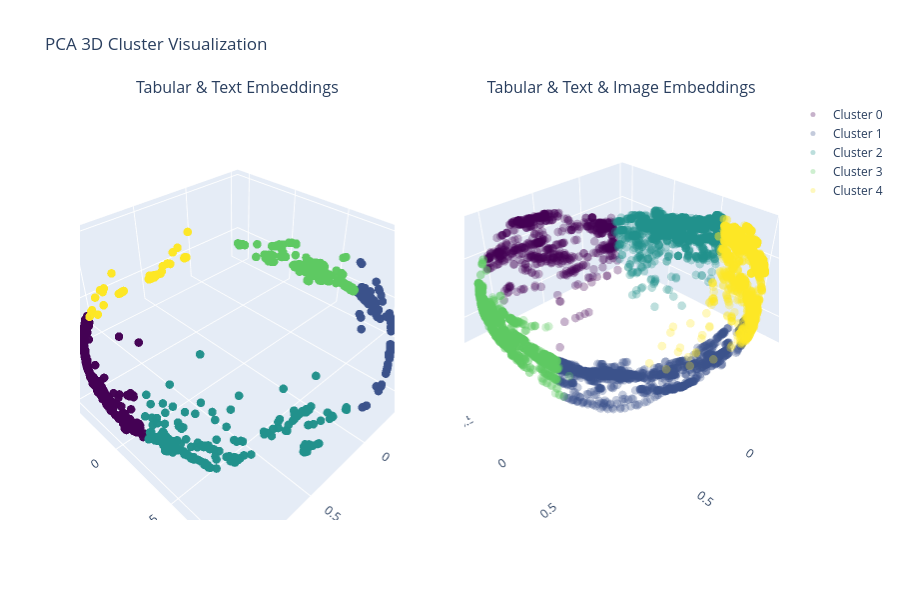

Source (notebook cell):
### Markdown cell above
## ⑭ PCA 3D Visualization

### Code cell
pca_img_3d = PCA(n_components=3, random_state=42)
pca_img_3d_results = pca_img_3d.fit_transform(full_embeddings_txtimg)

pca_txt_3d = PCA(n_components=3, random_state=42)
pca_txt_3d_results = pca_txt_3d.fit_transform(full_embeddings_txt)

import plotly.graph_objs as go
from plotly.subplots import make_subplots
import matplotlib.colors as mcolors

unique_cluster_ids_img = np.unique(kmeans_txtimg_labels)
unique_cluster_ids_txt = np.unique(kmeans_txt_labels)
colors_img = [mcolors.rgb2hex(cm.viridis(i)) for i in np.linspace(0, 1, len(unique_cluster_ids_img))]
colors_txt = [mcolors.rgb2hex(cm.viridis(i)) for i in np.linspace(0, 1, len(unique_cluster_ids_txt))]

fig = make_subplots(
    rows=1, cols=2,
    specs=[[{"type": "scatter3d"}, {"type": "scatter3d"}]],
    subplot_titles=("Tabular & Text Embeddings", "Tabular & Text & Image Embeddings"),
)

for i, cluster_id in enumerate(unique_cluster_ids_txt):
    mask = kmeans_txt_labels == cluster_id
    fig.add_trace(go.Scatter3d(
        x=pca_txt_3d_results[mask, 0], y=pca_txt_3d_results[mask, 1], z=pca_txt_3d_results[mask, 2],
        mode="markers", marker=dict(size=5, color=colors_txt[i], opacity=0.3),
        name=f"Cluster {cluster_id}", showlegend=True,
    ), row=1, col=1)

for i, cluster_id in enumerate(unique_cluster_ids_img):
    mask = kmeans_txtimg_labels == cluster_id
    fig.add_trace(go.Scatter3d(
        x=pca_img_3d_results[mask, 0], y=pca_img_3d_results[mask, 1], z=pca_img_3d_results[mask, 2],
        mode="markers", marker=dict(size=5, color=colors_img[i], opacity=0.3),
        name=f"Cluster {cluster_id}", showlegend=False,
    ), row=1, col=2)

fig.update_layout(height=600, width=900, title_text="PCA 3D Cluster Visualization")
fig.show()
print("✅ 3D plot rendered")

### Figure 1 — Plotly figure (JSON) as saved in the notebook; plotly's stock layout.template omitted (floating-point values rounded to 4 significant figures; data arrays with more than 128 entries replaced by an {"elided": "..."} marker saying what was removed)
{"data": [{"marker": {"color": "#440154", "opacity": 0.3, "size": 5}, "mode": "markers", "name": "Cluster 0", "scene": "scene", "showlegend": true, "type": "scatter3d", "x": {"elided": "3552 float values"}, "y": {"elided": "3552 float values"}, "z": {"elided": "3552 float values"}}, {"marker": {"color": "#3b528b", "opacity": 0.3, "size": 5}, "mode": "markers", "name": "Cluster 1", "scene": "scene", "showlegend": true, "type": "scatter3d", "x": {"elided": "1908 float values"}, "y": {"elided": "1908 float values"}, "z": {"elided": "1908 float values"}}, {"marker": {"color": "#21918c", "opacity": 0.3, "size": 5}, "mode": "markers", "name": "Cluster 2", "scene": "scene", "showlegend": true, "type": "scatter3d", "x": {"elided": "2316 float values"}, "y": {"elided": "2316 float values"}, "z": {"elided": "2316 float values"}}, {"marker": {"color": "#5ec962", "opacity": 0.3, "size": 5}, "mode": "markers", "name": "Cluster 3", "scene": "scene", "showlegend": true, "type": "scatter3d", "x": {"elided": "3660 float values"}, "y": {"elided": "3660 float values"}, "z": {"elided": "3660 float values"}}, {"marker": {"color": "#fde725", "opacity": 0.3, "size": 5}, "mode": "markers", "name": "Cluster 4", "scene": "scene", "showlegend": true, "type": "scatter3d", "x": {"elided": "480 float values"}, "y": {"elided": "480 float values"}, "z": {"elided": "480 float values"}}, {"marker": {"color": "#440154", "opacity": 0.3, "size": 5}, "mode": "markers", "name": "Cluster 0", "scene": "scene2", "showlegend": false, "type": "scatter3d", "x": {"elided": "769 float values"}, "y": {"elided": "769 float values"}, "z": {"elided": "769 float values"}}, {"marker": {"color": "#3b528b", "opacity": 0.3, "size": 5}, "mode": "markers", "name": "Cluster 1", "scene": "scene2", "showlegend": false, "type": "scatter3d", "x": {"elided": "1940 float values"}, "y": {"elided": "1940 float values"}, "z": {"elided": "1940 float values"}}, {"marker": {"color": "#21918c", "opacity": 0.3, "size": 5}, "mode": "markers", "name": "Cluster 2", "scene": "scene2", "showlegend": false, "type": "scatter3d", "x": {"elided": "3081 float values"}, "y": {"elided": "3081 float values"}, "z": {"elided": "3081 float values"}}, {"marker": {"color": "#5ec962", "opacity": 0.3, "size": 5}, "mode": "markers", "name": "Cluster 3", "scene": "scene2", "showlegend": false, "type": "scatter3d", "x": {"elided": "3619 float values"}, "y": {"elided": "3619 float values"}, "z": {"elided": "3619 float values"}}, {"marker": {"color": "#fde725", "opacity": 0.3, "size": 5}, "mode": "markers", "name": "Cluster 4", "scene": "scene2", "showlegend": false, "type": "scatter3d", "x": {"elided": "2507 float values"}, "y": {"elided": "2507 float values"}, "z": {"elided": "2507 float values"}}], "layout": {"annotations": [{"font": {"size": 16}, "showarrow": false, "text": "Tabular & Text Embeddings", "x": 0.225, "xanchor": "center", "xref": "paper", "y": 1.0, "yanchor": "bottom", "yref": "paper"}, {"font": {"size": 16}, "showarrow": false, "text": "Tabular & Text & Image Embeddings", "x": 0.775, "xanchor": "center", "xref": "paper", "y": 1.0, "yanchor": "bottom", "yref": "paper"}], "height": 600, "scene": {"domain": {"x": [0.0, 0.45], "y": [0.0, 1.0]}}, "scene2": {"domain": {"x": [0.55, 1.0], "y": [0.0, 1.0]}}, "title": {"text": "PCA 3D Cluster Visualization"}, "width": 900}}
